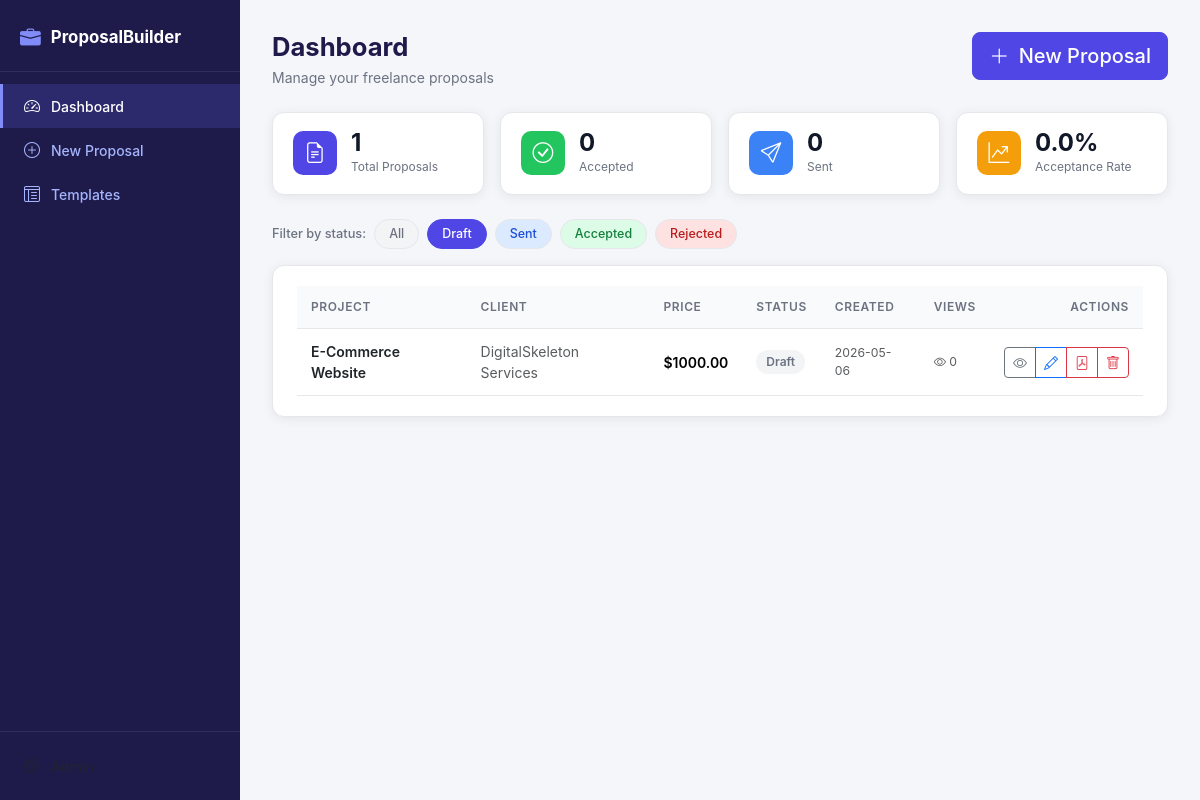
The app's page /?status=Draft with its own data.
### tables this page shows
CREATE TABLE proposals (
            id INTEGER PRIMARY KEY AUTOINCREMENT,
            client_name TEXT NOT NULL,
            project_title TEXT NOT NULL,
            description TEXT,
            price REAL,
            timeline TEXT,
            status TEXT DEFAULT 'Draft',
            content TEXT,
            views INTEGER DEFAULT 0,
            share_token TEXT UNIQUE,
            created_at DATETIME DEFAULT CURRENT_TIMESTAMP,
            updated_at DATETIME DEFAULT CURRENT_TIMESTAMP
        );

### routes/proposals.py (the view)
@proposals_bp.route('/')
def dashboard():
    status = request.args.get('status', '')
    proposals = models.get_all_proposals(status if status else None)
    stats = models.get_stats()
    return render_template('dashboard.html', proposals=proposals, stats=stats, current_status=status)

### models.py (called while the page is built)
def get_db():
    conn = sqlite3.connect(DB_PATH)
    conn.row_factory = sqlite3.Row
    conn.execute("PRAGMA foreign_keys = ON")
    return conn

def get_all_proposals(status=None):
    conn = get_db()
    if status:
        rows = conn.execute(
            'SELECT * FROM proposals WHERE status=? ORDER BY created_at DESC', (status,)
        ).fetchall()
    else:
        rows = conn.execute(
            'SELECT * FROM proposals ORDER BY created_at DESC'
        ).fetchall()
    conn.close()
    return [dict(r) for r in rows]

def get_stats():
    conn = get_db()
    total = conn.execute('SELECT COUNT(*) FROM proposals').fetchone()[0]
    accepted = conn.execute("SELECT COUNT(*) FROM proposals WHERE status='Accepted'").fetchone()[0]
    sent = conn.execute("SELECT COUNT(*) FROM proposals WHERE status='Sent'").fetchone()[0]
    draft = conn.execute("SELECT COUNT(*) FROM proposals WHERE status='Draft'").fetchone()[0]
    rejected = conn.execute("SELECT COUNT(*) FROM proposals WHERE status='Rejected'").fetchone()[0]
    conn.close()
    rate = round((accepted / total * 100), 1) if total > 0 else 0
    return {'total': total, 'accepted': accepted, 'sent': sent,
            'draft': draft, 'rejected': rejected, 'acceptance_rate': rate}

### templates/dashboard.html (shortened to what this page needs)
{% extends 'base.html' %}
{% block content %}
<div class="page-header">
  <div>
    <h1 class="page-title">Dashboard</h1>
    <p class="page-sub">Manage your freelance proposals</p>
  </div>
  <a href="/proposals/new" class="btn btn-primary btn-lg">
    <i class="bi bi-plus-lg me-1"></i> New Proposal
  </a>
</div>
<div class="stats-grid">
  <div class="stat-card">
    <div class="stat-icon bg-indigo"><i class="bi bi-file-earmark-text"></i></div>
    <div class="stat-info">
      <div class="stat-val">{{ stats.total }}</div>
      <div class="stat-lbl">Total Proposals</div>
    </div>
  </div>
  <div class="stat-card">
    <div class="stat-icon bg-green"><i class="bi bi-check-circle"></i></div>
    <div class="stat-info">
      <div class="stat-val">{{ stats.accepted }}</div>
      <div class="stat-lbl">Accepted</div>
    </div>
  </div>
  <div class="stat-card">
    <div class="stat-icon bg-blue"><i class="bi bi-send"></i></div>
    <div class="stat-info">
      <div class="stat-val">{{ stats.sent }}</div>
      <div class="stat-lbl">Sent</div>
    </div>
  </div>
  <div class="stat-card">
    <div class="stat-icon bg-amber"><i class="bi bi-graph-up-arrow"></i></div>
    <div class="stat-info">
      <div class="stat-val">{{ stats.acceptance_rate }}%</div>
      <div class="stat-lbl">Acceptance Rate</div>
    </div>
  </div>
</div>
<div class="filter-bar">
  <span class="filter-lbl">Filter by status:</span>
  <a href="/" class="badge-filter {% if not current_status %}active{% endif %}">All</a>
  <a href="/?status=Draft" class="badge-filter status-draft {% if current_status=='Draft' %}active{% endif %}">Draft</a>
  <a href="/?status=Sent" class="badge-filter status-sent {% if current_status=='Sent' %}active{% endif %}">Sent</a>
  <a href="/?status=Accepted" class="badge-filter status-accepted {% if current_status=='Accepted' %}active{% endif %}">Accepted</a>
  <a href="/?status=Rejected" class="badge-filter status-rejected {% if current_status=='Rejected' %}active{% endif %}">Rejected</a>
</div>
<div class="card-panel">
  {% if proposals %}
  <div class="table-responsive">
    <table class="table table-hover align-middle mb-0">
      <thead>
        <tr>
          <th>Project</th>
          <th>Client</th>
          <th>Price</th>
          <th>Status</th>
          <th>Created</th>
          <th>Views</th>
          <th class="text-end">Actions</th>
        </tr>
      </thead>
      <tbody>
        {% for p in proposals %}
        <tr>
          <td>
            <a href="/proposals/{{ p.id }}" class="fw-semibold text-decoration-none text-dark">
              {{ p.project_title }}
            </a>
          </td>
          <td class="text-muted">{{ p.client_name }}</td>
          <td>{% if p.price %}<span class="fw-semibold">${{ "%.2f"|format(p.price|float) }}</span>{% else %}<span class="text-muted">—</span>{% endif %}</td>
          <td><span class="status-pill status-{{ p.status|lower }}">{{ p.status }}</span></td>
          <td class="text-muted small">{{ p.created_at[:10] }}</td>
          <td class="text-muted small"><i class="bi bi-eye"></i> {{ p.views }}</td>
          <td class="text-end">
            <div class="btn-group btn-group-sm">
              <a href="/proposals/{{ p.id }}" class="btn btn-outline-secondary" title="View"><i class="bi bi-eye"></i></a>
              <a href="/proposals/{{ p.id }}/edit" class="btn btn-outline-primary" title="Edit"><i class="bi bi-pencil"></i></a>
              <a href="/proposals/{{ p.id }}/export/pdf" class="btn btn-outline-danger" title="PDF"><i class="bi bi-file-pdf"></i></a>
              <button class="btn btn-outline-danger" title="Delete"
                onclick="confirmDelete({{ p.id }}, '{{ p.project_title|replace("'","\\'")|e }}')">
                <i class="bi bi-trash"></i>
              </button>
            </div>
          </td>
        </tr>
        {% endfor %}
      </tbody>
    </table>
  </div>
  {% endif %}
</div>
{% endblock %}

### static/style.css (style rules this page uses)
:root { --sidebar-w: 240px; --brand: #4f46e5; --brand-dark: #3730a3; --brand-light: #eef2ff; --success: #22c55e; --warning: #f59e0b; --danger: #ef4444; --muted: #6b7280; --border: #e5e7eb; --bg: #f5f6fa; --card-bg: #ffffff; --text: #111827; --radius: 12px; --shadow: 0 2px 12px rgba(0,0,0,.07); }
*, *::before, *::after { box-sizing: border-box; }
body { margin: 0; font-family: 'Inter', system-ui, -apple-system, sans-serif; background: var(--bg); color: var(--text); font-size: 14px; }
.page-header { display: flex; justify-content: space-between; align-items: flex-start; margin-bottom: 24px; flex-wrap: wrap; gap: 12px; }
.page-title { font-size: 1.6rem; font-weight: 700; margin: 0; color: #1e1b4b; }
.page-sub { color: var(--muted); margin: 4px 0 0; font-size: .875rem; }
.card-panel { background: var(--card-bg); border-radius: var(--radius); padding: 20px 24px; box-shadow: var(--shadow); border: 1px solid var(--border); }
.stats-grid { display: grid; grid-template-columns: repeat(auto-fit, minmax(180px, 1fr)); gap: 16px; margin-bottom: 24px; }
.stat-card { background: var(--card-bg); border-radius: var(--radius); padding: 18px 20px; box-shadow: var(--shadow); border: 1px solid var(--border); display: flex; align-items: center; gap: 14px; }
.stat-icon { width: 44px; height: 44px; border-radius: 10px; display: flex; align-items: center; justify-content: center; font-size: 1.3rem; color: #fff; flex-shrink: 0; }
.bg-indigo { background: #4f46e5; }
.bg-green { background: #22c55e; }
.bg-blue { background: #3b82f6; }
.bg-amber { background: #f59e0b; }
.stat-val { font-size: 1.5rem; font-weight: 700; line-height: 1; }
.stat-lbl { font-size: .75rem; color: var(--muted); margin-top: 3px; }
.filter-bar { display: flex; align-items: center; gap: 8px; margin-bottom: 16px; flex-wrap: wrap; }
.filter-lbl { color: var(--muted); font-size: .8rem; font-weight: 500; }
.badge-filter { display: inline-flex; align-items: center; padding: 5px 14px; border-radius: 999px; background: #f3f4f6; color: var(--muted); font-size: .78rem; font-weight: 500; text-decoration: none; border: 1px solid var(--border); transition: all .15s; }
.badge-filter.active { background: var(--brand); color: #fff; border-color: var(--brand); }
.status-pill { display: inline-flex; align-items: center; padding: 3px 10px; border-radius: 999px; font-size: .75rem; font-weight: 600; }
.status-draft { background: #f3f4f6; color: #6b7280; }
.status-sent { background: #dbeafe; color: #1d4ed8; }
.status-accepted { background: #dcfce7; color: #15803d; }
.status-rejected { background: #fee2e2; color: #b91c1c; }
.table thead th { font-size: .75rem; font-weight: 600; text-transform: uppercase; letter-spacing: .05em; color: var(--muted); background: #f9fafb; border-bottom: 1px solid var(--border); padding: 12px 14px; }
.table td { padding: 12px 14px; vertical-align: middle; border-color: var(--border); }
.btn { font-weight: 500; }
.btn-primary { background: var(--brand); border-color: var(--brand); }

### records on screen
proposals: project_title "E-Commerce Website", client_name "DigitalSkeleton Services", price "1000.00", status "Draft", created_at "2026-05-06", views "0"

### other values on screen
{{ stats.total }} "1"
{{ stats.accepted }} "0"
{{ stats.sent }} "0"
{{ stats.acceptance_rate }} "0.0"
